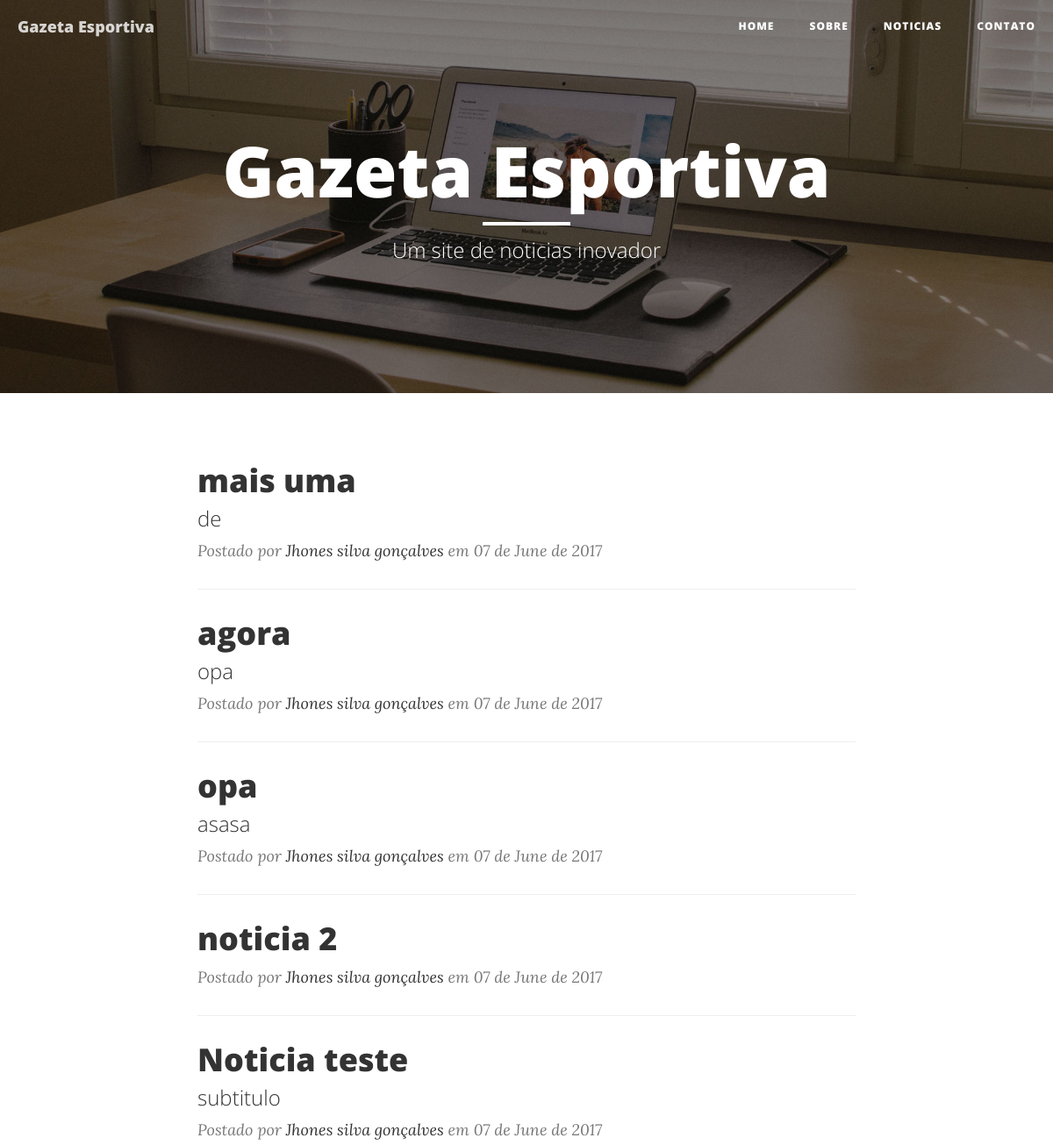
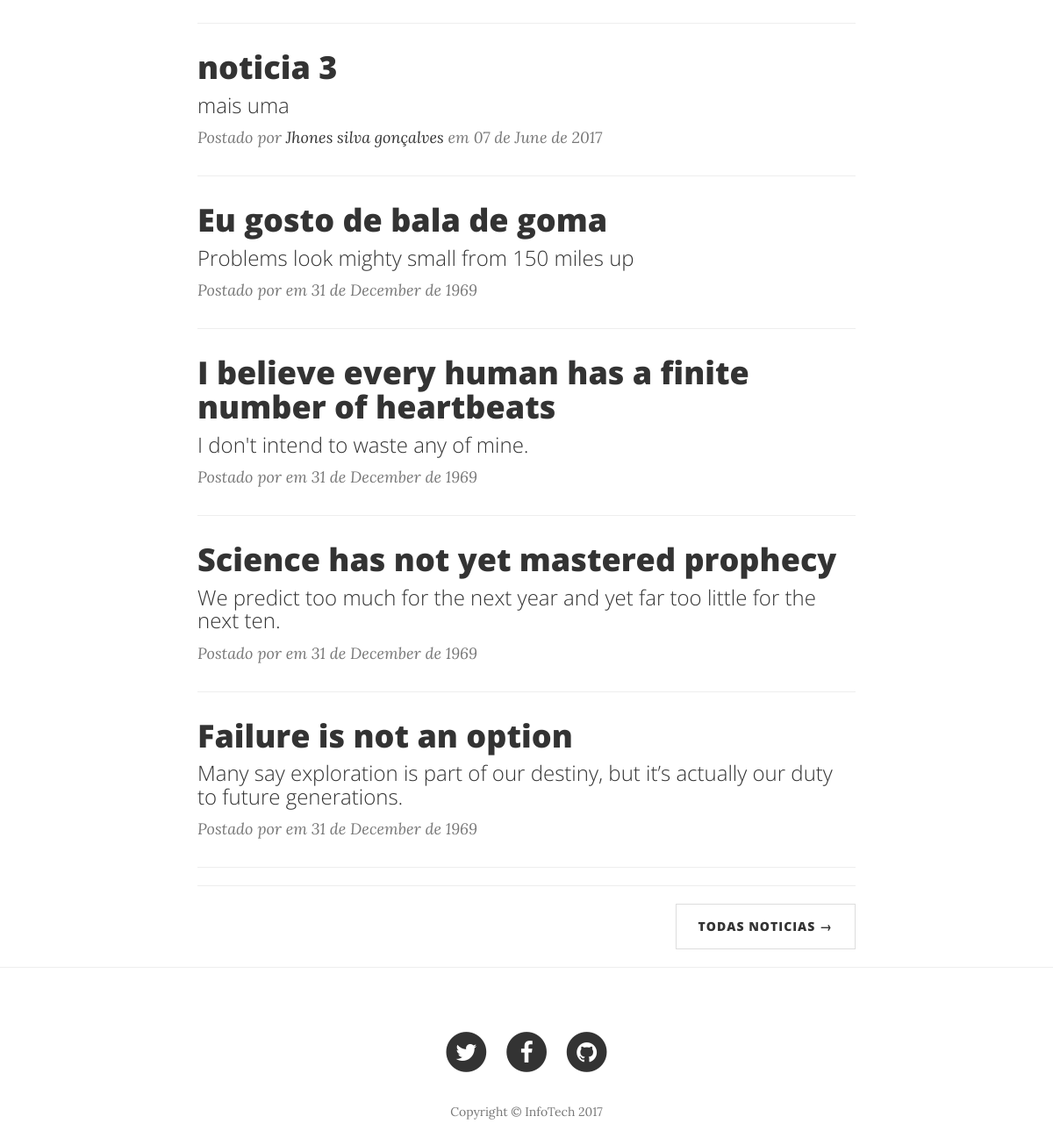
Page /templates/clean/index.php on the committed database (2 pictures, top to bottom).
### tables this page shows
CREATE TABLE `config` (
  `id` int(10) NOT NULL,
  `nome` varchar(150) DEFAULT NULL,
  `base_url` varchar(255) DEFAULT NULL,
  `facebook` varchar(255) DEFAULT NULL,
  `twitter` varchar(255) DEFAULT NULL,
  `linkedin` varchar(255) DEFAULT NULL,
  `nomeDaEmpresa` varchar(255) DEFAULT NULL,
  `sobre` longtext
);

CREATE TABLE `noticias` (
  `id` int(10) NOT NULL,
  `titulo` varchar(150) DEFAULT NULL,
  `subTitulo` varchar(150) DEFAULT NULL,
  `corpo` longtext,
  `data` datetime DEFAULT NULL,
  `nome` varchar(150) DEFAULT NULL
);

### templates/clean/index.php (the view, shortened to what this page needs)
<?php
require "../../banco/conecta.php";
$sql = "SELECT * FROM noticias ORDER BY data DESC LIMIT 10";
$retorno = mysqli_query($conecta, $sql);
?>
    <?php include("includes/cabecalho.php") ?>
    <header class="intro-header" style="background-image: url('img/home-bg.jpg')">
        <div class="container">
            <div class="row">
                <div class="col-lg-8 col-lg-offset-2 col-md-10 col-md-offset-1">
                    <div class="site-heading">
                        <h1><?=$resultado['nome']?></h1>
                        <hr class="small">
                        <span class="subheading">Um site de noticias inovador</span>
                    </div>
                </div>
            </div>
        </div>
    </header>
    <div class="container">
        <div class="row">
            <div class="col-lg-8 col-lg-offset-2 col-md-10 col-md-offset-1">
            <?php foreach ($retorno as $noticia) : ?>
                <div class="post-preview">
                    <a href="post.php?id=<?=$noticia['id']?>">
                        <h2 class="post-title">
                            <?= $noticia['titulo']?>
                        </h2>
                        <h3 class="post-subtitle">
                            <?= $noticia['subTitulo']?>
                        </h3>
                    </a>
                   <p class="post-meta">Postado por <a href="#"><?=$noticia['nome']?></a> em <?= strftime(' %d de %B de %Y', strtotime($noticia['data']))?></p>
                </div>
                <hr>
            <?php endforeach ?>
                <hr>
                <ul class="pager">
                    <li class="next">
                        <a href="noticias.php">Todas Noticias &rarr;</a>
                    </li>
                </ul>
            </div>
        </div>
    </div>
    <hr>
   <?php include("includes/rodape.php") ?>

### templates/clean/includes/cabecalho.php (shortened to what this page needs)
<?php
$query = "SELECT * FROM config";
$resultado = mysqli_query($conecta, $query);
$resultado = mysqli_fetch_assoc($resultado);
?>
<!DOCTYPE html>
<html lang="en">
<head>
    <link href="vendor/bootstrap/css/bootstrap.min.css" rel="stylesheet">
    <link href="css/clean-blog.min.css" rel="stylesheet">
    <link href="vendor/font-awesome/css/font-awesome.min.css" rel="stylesheet" type="text/css">
</head>
<body>
    <nav class="navbar navbar-default navbar-custom navbar-fixed-top">
        <div class="container-fluid">
            <div class="navbar-header page-scroll">
                <a class="navbar-brand" href="index.php"><?=$resultado['nome']?></a>
            </div>
            <div class="collapse navbar-collapse" id="bs-example-navbar-collapse-1">
                <ul class="nav navbar-nav navbar-right">
                    <li>
                        <a href="index.php">Home</a>
                    </li>
                    <li>
                        <a href="about.php">Sobre</a>
                    </li>
                    <li>
                        <a href="noticias.php">Noticias</a>
                    </li>
                    <li>
                        <a href="contact.php">Contato</a>
                    </li>
                </ul>
            </div>
        </div>
    </nav>

### templates/clean/includes/rodape.php (shortened to what this page needs)
    <footer>
        <div class="container">
            <div class="row">
                <div class="col-lg-8 col-lg-offset-2 col-md-10 col-md-offset-1">
                    <ul class="list-inline text-center">
                        <li>
                            <a href="<?=$resultado['twitter']?>" target="_blank">
                                <span class="fa-stack fa-lg">
                                    <i class="fa fa-circle fa-stack-2x"></i>
                                    <i class="fa fa-twitter fa-stack-1x fa-inverse"></i>
                                </span>
                            </a>
                        </li>
                        <li>
                            <a href="<?=$resultado['facebook']?>" target="_blank">
                                <span class="fa-stack fa-lg">
                                    <i class="fa fa-circle fa-stack-2x"></i>
                                    <i class="fa fa-facebook fa-stack-1x fa-inverse"></i>
                                </span>
                            </a>
                        </li>
                        <li>
                            <a href="<?=$resultado['linkedin']?>" target="_blank">
                                <span class="fa-stack fa-lg">
                                    <i class="fa fa-circle fa-stack-2x"></i>
                                    <i class="fa fa-github fa-stack-1x fa-inverse"></i>
                                </span>
                            </a>
                        </li>
                    </ul>
                    <p class="copyright text-muted">Copyright &copy; <?=$resultado['nomeDaEmpresa']?> 2017</p>
                </div>
            </div>
        </div>
    </footer>
</body>
</html>

### rows in the picture
config: nome "Gazeta Esportiva", nomeDaEmpresa "InfoTech"
noticias: titulo "mais uma", subTitulo "de", nome "Jhones silva gonçalves", data "07 de June de 2017"
noticias: titulo "agora", subTitulo "opa", nome "Jhones silva gonçalves", data "07 de June de 2017"
noticias: titulo "opa", subTitulo "asasa", nome "Jhones silva gonçalves", data "07 de June de 2017"
noticias: titulo "noticia 2", nome "Jhones silva gonçalves", data "07 de June de 2017"
noticias: titulo "Noticia teste", subTitulo "subtitulo", nome "Jhones silva gonçalves", data "07 de June de 2017"
noticias: titulo "noticia 3", subTitulo "mais uma", nome "Jhones silva gonçalves", data "07 de June de 2017"
noticias: titulo "Eu gosto de bala de goma", subTitulo "Problems look mighty small from 150 miles up", data "31 de December de 1969"
noticias: titulo "I believe every human has a finite number of heartbeats", subTitulo "I don't intend to waste any of mine.", data "31 de December de 1969"
noticias: titulo "Science has not yet mastered prophecy", subTitulo "We predict too much for the next year and yet far too little for the next ten.", data "31 de December de 1969"
noticias: titulo "Failure is not an option", subTitulo "Many say exploration is part of our destiny, but it’s actually our duty to future generations.", data "31 de December de 1969"
